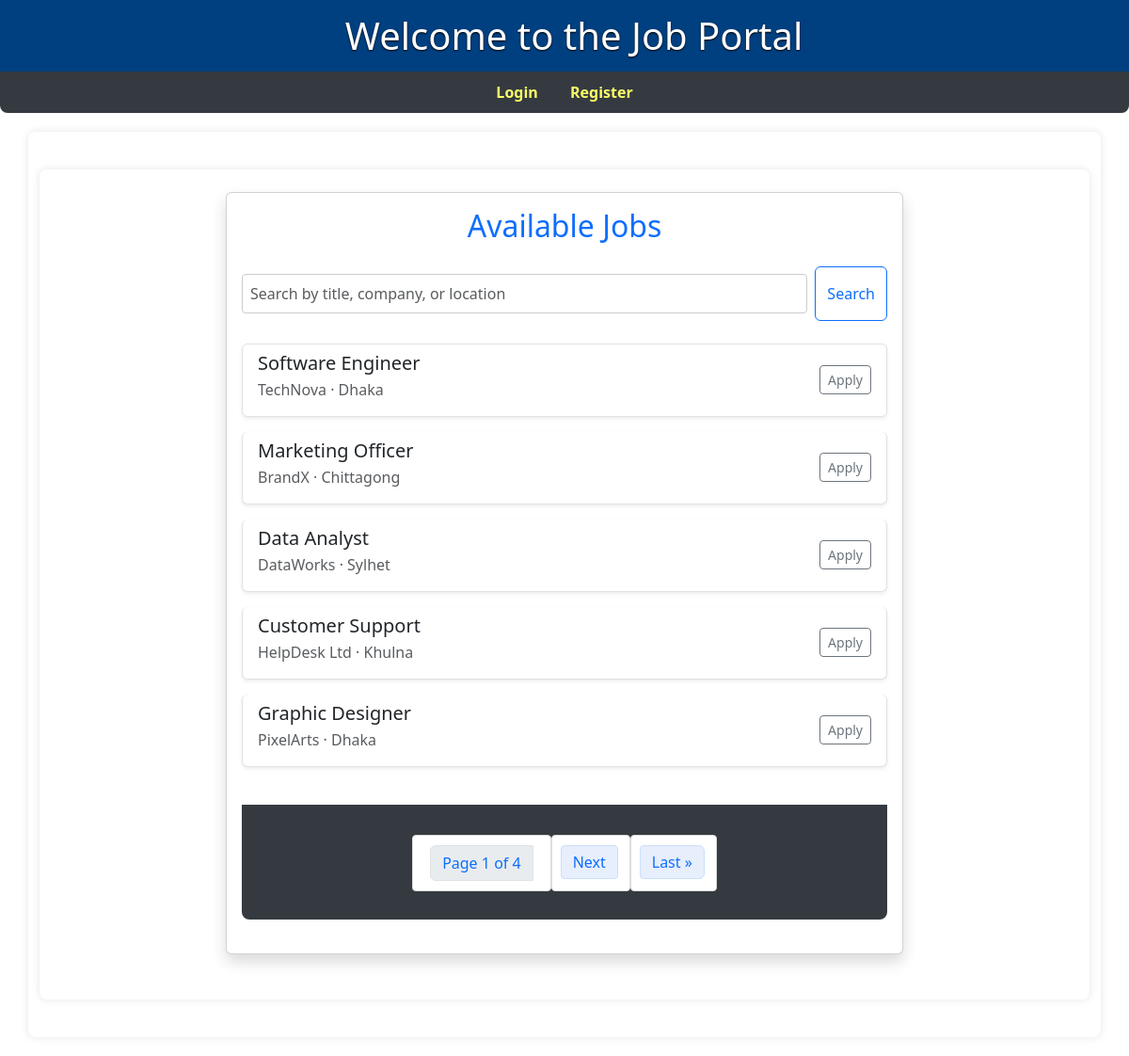
The page / on the database its author committed.
### core/models.py (models this page shows)
class Job(models.Model):
    title = models.CharField(max_length=255)
    company_name = models.CharField(max_length=255)
    location = models.CharField(max_length=255)
    description = models.TextField()
    posted_by = models.ForeignKey(settings.AUTH_USER_MODEL, on_delete=models.CASCADE)
    created_at = models.DateTimeField(auto_now_add=True)

### core/views.py (the view)
# urls.py: path('', views.job_list, name='job_list'),
def job_list(request):
    query = request.GET.get('q')
    jobs = Job.objects.all()
    if query:
        jobs = jobs.filter(
            Q(title__icontains=query) |
            Q(company_name__icontains=query) |
            Q(location__icontains=query)
        )
    if not request.user.is_authenticated and 'apply_redirect' in request.GET:
        messages.info(request, "Please login or register to apply for jobs.")
    paginator = Paginator(jobs, 5)
    page_number = request.GET.get('page')
    try:
        page_obj = paginator.get_page(page_number)
    except (EmptyPage, PageNotAnInteger):
        page_obj = paginator.get_page(1)
    return render(request, 'core/job_list.html', {
        'jobs': page_obj,
        'query': query,
        'messages': messages.get_messages(request),
    })

### core/templates/core/job_list.html (shortened to what this page needs)
{% extends 'base.html' %}
{% block content %}
<div class="container py-4">
  <div class="row justify-content-center">
    <div class="col-lg-8">
      <div class="card shadow mb-4">
        <div class="card-body">
          <h2 class="mb-4 text-primary text-center">Available Jobs</h2>
          <form method="get" class="d-flex mb-4">
            <input type="text" name="q" value="{{ query|default_if_none:'' }}" class="form-control me-2" placeholder="Search by title, company, or location">
            <button type="submit" class="btn btn-outline-primary">Search</button>
          </form>
          {% if jobs %}
            <div class="list-group">
              {% for job in jobs %}
                <div class="list-group-item list-group-item-action mb-3 rounded shadow-sm">
                  <div class="d-flex justify-content-between align-items-center flex-wrap">
                    <div>
                      <h5 class="mb-1">{{ job.title }}</h5>
                      <div class="text-muted mb-2">
                        {{ job.company_name }} &middot; {{ job.location }}
                      </div>
                    </div>
                    <div>
                      {% if user.is_authenticated %}
                        <a href="{% url 'apply_job' job.id %}" class="btn btn-success btn-sm">Apply</a>
                      {% else %}
                        <a href="{% url 'login' %}?next={% url 'job_list' %}?apply_redirect=1" class="btn btn-outline-secondary btn-sm">Apply</a>
                      {% endif %}
                    </div>
                  </div>
                </div>
              {% endfor %}
            </div>
          {% else %}
            <div class="alert alert-info mt-4">No jobs found.</div>
          {% endif %}
          <nav class="mt-4">
            <ul class="pagination justify-content-center">
              <li class="page-item disabled">
                <span class="page-link text-primary">
                  Page {{ jobs.number }} of {{ jobs.paginator.num_pages }}
                </span>
              </li>
              {% if jobs.has_next %}
                <li class="page-item">
                  <a class="page-link text-primary" href="?{% if query %}q={{ query }}&amp;{% endif %}page={{ jobs.next_page_number }}">Next</a>
                </li>
                <li class="page-item">
                  <a class="page-link text-primary" href="?{% if query %}q={{ query }}&amp;{% endif %}page={{ jobs.paginator.num_pages }}">Last &raquo;</a>
                </li>
              {% endif %}
            </ul>
          </nav>
        </div>
      </div>
    </div>
  </div>
</div>
{% endblock %}

### static/css/style.css (style rules this page uses)
body { font-family: Arial, sans-serif; background-color: #f8f9fa; margin: 0; padding: 0; }
.container { width: 80%; margin: 20px auto; background: white; padding: 20px; box-shadow: 0 0 10px rgba(0,0,0,0.1); border-radius: 8px; }
h2 { color: #343a40; }
input[type="text"], input[type="file"], textarea, select { width: 100%; padding: 8px; margin: 8px 0; border: 1px solid #ccc; border-radius: 4px; }
button { background-color: #007bff; color: white; padding: 10px 20px; border: none; border-radius: 4px; cursor: pointer; }
ul { list-style-type: none; padding: 0; }
li { background: #ffffff; padding: 10px; margin-bottom: 8px; border: 1px solid #ddd; border-radius: 4px; }
nav { background: #343a40; padding: 10px 0; margin-bottom: 20px; border-radius: 0 0 8px 8px; text-align: center; }
nav a, nav button { color: #ff6 !important; text-decoration: none; margin: 0 15px; font-weight: bold; background: none; border: none; padding: 0; cursor: pointer; font-size: 16px; transition: color 0.2s; }
.pagination a { margin: 0 5px; text-decoration: none; }
.pagination span { margin: 0 10px; }
.pagination { margin: 22px 0 12px 0; text-align: center; }
.pagination a { background: #e7eefc; color: #0072e3; padding: 5px 12px; border-radius: 4px; margin: 0 2px; border: 1px solid #cbe0fb; text-decoration: none; font-weight: 500; transition: background 0.18s, color 0.18s; }
.pagination span { margin: 0 8px; font-weight: 600; }
.pagination .page-link { color: #084298; font-weight: 500; }

### rows shown on the page
Job: title "Software Engineer", company_name "TechNova", location "Dhaka"
Job: title "Marketing Officer", company_name "BrandX", location "Chittagong"
Job: title "Data Analyst", company_name "DataWorks", location "Sylhet"
Job: title "Customer Support", company_name "HelpDesk Ltd", location "Khulna"
Job: title "Graphic Designer", company_name "PixelArts", location "Dhaka"

### other values the page prints
{{ jobs.number }} "1"
{{ jobs.paginator.num_pages }} "4"
